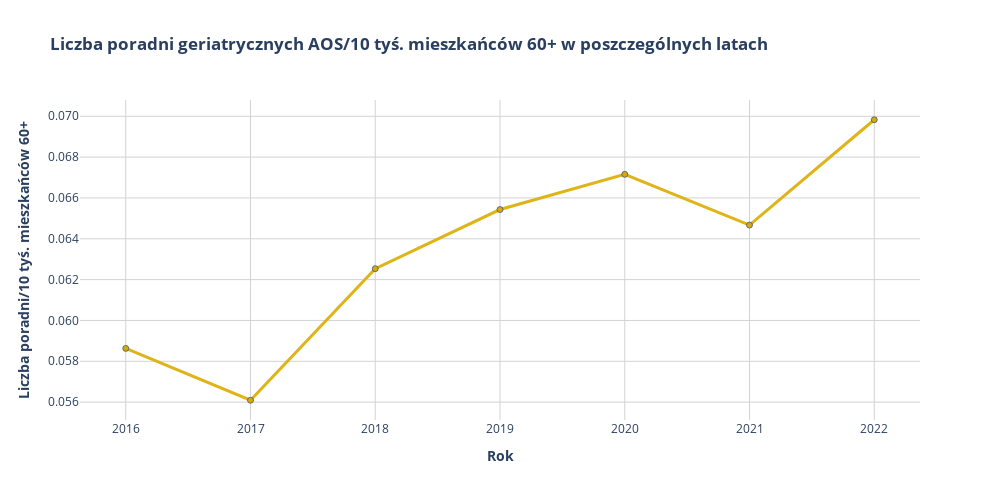

Notebook cell for this chart:
### Code cell
# Wykres liczby poradni geriatrycznych AOS/10 tyś. mieszkańców 60+ w poszczególnych latach

fig_l_poradni_line = px.line(  
                                    df_aos_geriatria_grouped_by_year, 
                                    x="Rok", 
                                    y="Liczba_Poradni_AOS_Na_10tys_Mieszkancow_60+", 
                                    markers=True,
                                    title="<b>Liczba poradni geriatrycznych AOS/10 tyś. mieszkańców 60+ w poszczególnych latach",
                                    labels={"Rok": "<b>Rok", "Liczba_Poradni_AOS_Na_10tys_Mieszkancow_60+": "<b>Liczba poradni/10 tyś. mieszkańców 60+"},
                                    height=500, 
                                    width=1000,
                                    )

fig_l_poradni_line.update_traces(
                                    line=dict(color="#DFB419"), 
                                    line_width=3, 
                                    marker=dict(color="#D8A900"), 
                                    marker_line_width=0.7, 
                                    marker_line_color = "#304C89",
                                    hovertemplate="Rok: <b>%{x}</b> <br>Liczba poradni/10 tyś. mieszkańców 60+: <b>%{y:.3f}</b>" 
                                    ) 
fig_l_poradni_line.update_layout(
                                    yaxis=dict( 
                                                tickformat=".3f",
                                                showgrid=True,
                                                gridcolor="lightgray"
                                                ),
                                    hoverlabel=dict(bgcolor="#F0D77F"),
                                    hoverlabel_align = "left",
                                    plot_bgcolor="white",
                                    paper_bgcolor="white",
                                    xaxis=dict(
                                                showgrid=True,
                                                gridcolor="lightgray"
                                                )
                                    )
fig_l_poradni_line.show()

### Figure 1 — Plotly figure (JSON) as saved in the notebook; plotly's stock layout.template omitted (floating-point values rounded to 4 significant figures)
{"data": [{"hovertemplate": "Rok: <b>%{x}</b> <br>Liczba poradni/10 tyś. mieszkańców 60+: <b>%{y:.3f}</b>", "legendgroup": "", "line": {"color": "#DFB419", "dash": "solid", "width": 3}, "marker": {"color": "#D8A900", "line": {"color": "#304C89", "width": 0.7}, "symbol": "circle"}, "mode": "markers+lines", "name": "", "orientation": "v", "showlegend": false, "type": "scatter", "x": [2016, 2017, 2018, 2019, 2020, 2021, 2022], "xaxis": "x", "y": [0.05863, 0.05609, 0.06254, 0.06543, 0.06716, 0.06467, 0.06983], "yaxis": "y"}], "layout": {"height": 500, "hoverlabel": {"align": "left", "bgcolor": "#F0D77F"}, "legend": {"tracegroupgap": 0}, "paper_bgcolor": "white", "plot_bgcolor": "white", "title": {"text": "<b>Liczba poradni geriatrycznych AOS/10 tyś. mieszkańców 60+ w poszczególnych latach"}, "width": 1000, "xaxis": {"anchor": "y", "domain": [0, 1], "gridcolor": "lightgray", "showgrid": true, "title": {"text": "<b>Rok"}}, "yaxis": {"anchor": "x", "domain": [0, 1], "gridcolor": "lightgray", "showgrid": true, "tickformat": ".3f", "title": {"text": "<b>Liczba poradni/10 tyś. mieszkańców 60+"}}}}
